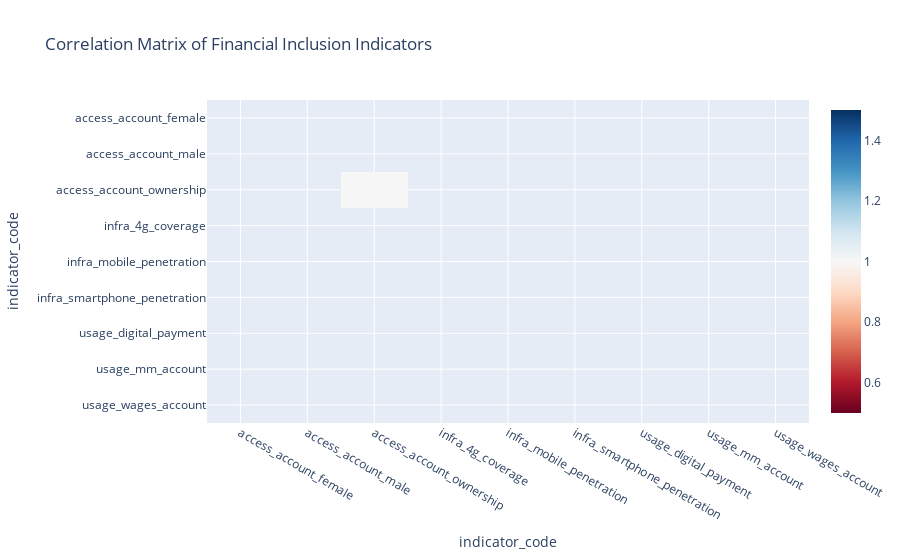

Notebook code cell kept with this figure:
### Code cell
# Correlation Analysis
# Create correlation matrix for available numeric indicators
numeric_data = observations[observations['value_numeric'].notna()].copy()
pivot_data = numeric_data.pivot_table(
    index='observation_date',
    columns='indicator_code',
    values='value_numeric',
    aggfunc='first'
).ffill().bfill()

# Calculate correlations for available indicators
correlation_matrix = pivot_data.corr()

fig = px.imshow(
    correlation_matrix,
    title='Correlation Matrix of Financial Inclusion Indicators',
    color_continuous_scale='RdBu',
    aspect='auto'
)

fig.show()

print("=== CORRELATION ANALYSIS ===")
print("Strong correlations (|r| > 0.5):")
for i in range(len(correlation_matrix.columns)):
    for j in range(i+1, len(correlation_matrix.columns)):
        corr_val = correlation_matrix.iloc[i, j]
        if abs(corr_val) > 0.5 and not pd.isna(corr_val):
            print(f"{correlation_matrix.columns[i]} ↔ {correlation_matrix.columns[j]}: {corr_val:.3f}")

### Figure 1 — Plotly figure (JSON) as saved in the notebook; plotly's stock layout.template omitted (floating-point values rounded to 4 significant figures)
{"data": [{"coloraxis": "coloraxis", "hovertemplate": "indicator_code: %{x}<br>indicator_code: %{y}<br>color: %{z}<extra></extra>", "name": "0", "type": "heatmap", "x": ["access_account_female", "access_account_male", "access_account_ownership", "infra_4g_coverage", "infra_mobile_penetration", "infra_smartphone_penetration", "usage_digital_payment", "usage_mm_account", "usage_wages_account"], "xaxis": "x", "y": ["access_account_female", "access_account_male", "access_account_ownership", "infra_4g_coverage", "infra_mobile_penetration", "infra_smartphone_penetration", "usage_digital_payment", "usage_mm_account", "usage_wages_account"], "yaxis": "y", "z": [[NaN, NaN, NaN, NaN, NaN, NaN, NaN, NaN, NaN], [NaN, NaN, NaN, NaN, NaN, NaN, NaN, NaN, NaN], [NaN, NaN, 1.0, NaN, NaN, NaN, NaN, NaN, NaN], [NaN, NaN, NaN, NaN, NaN, NaN, NaN, NaN, NaN], [NaN, NaN, NaN, NaN, NaN, NaN, NaN, NaN, NaN], [NaN, NaN, NaN, NaN, NaN, NaN, NaN, NaN, NaN], [NaN, NaN, NaN, NaN, NaN, NaN, NaN, NaN, NaN], [NaN, NaN, NaN, NaN, NaN, NaN, NaN, NaN, NaN], [NaN, NaN, NaN, NaN, NaN, NaN, NaN, NaN, NaN]]}], "layout": {"coloraxis": {"colorscale": [[0, "rgb(103,0,31)"], [0.1, "rgb(178,24,43)"], [0.2, "rgb(214,96,77)"], [0.3, "rgb(244,165,130)"], [0.4, "rgb(253,219,199)"], [0.5, "rgb(247,247,247)"], [0.6, "rgb(209,229,240)"], [0.7, "rgb(146,197,222)"], [0.8, "rgb(67,147,195)"], [0.9, "rgb(33,102,172)"], [1, "rgb(5,48,97)"]]}, "title": {"text": "Correlation Matrix of Financial Inclusion Indicators"}, "xaxis": {"anchor": "y", "domain": [0, 1], "title": {"text": "indicator_code"}}, "yaxis": {"anchor": "x", "autorange": "reversed", "domain": [0, 1], "title": {"text": "indicator_code"}}}}
